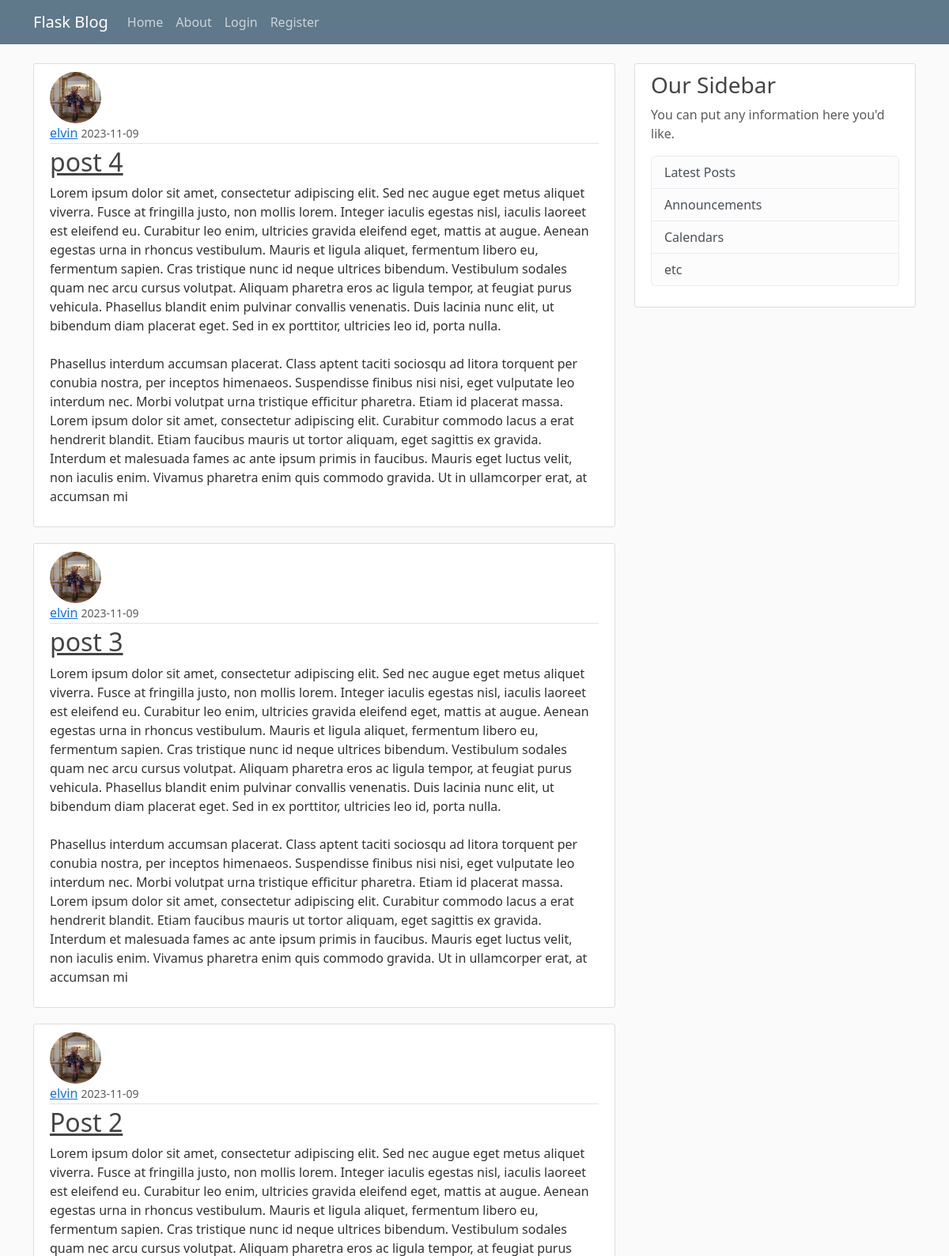
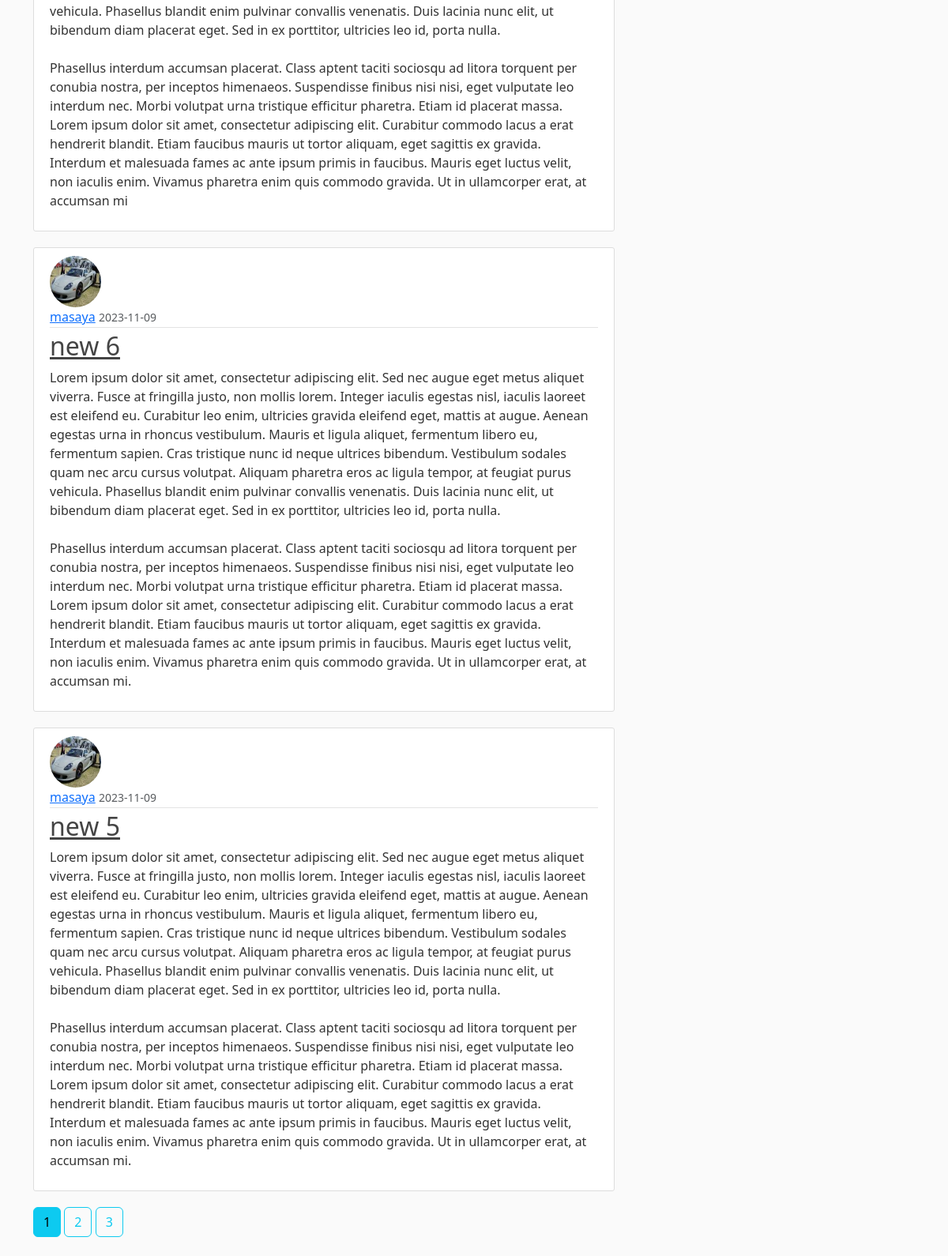
Before: / with the older database file (2 pictures, top to bottom).
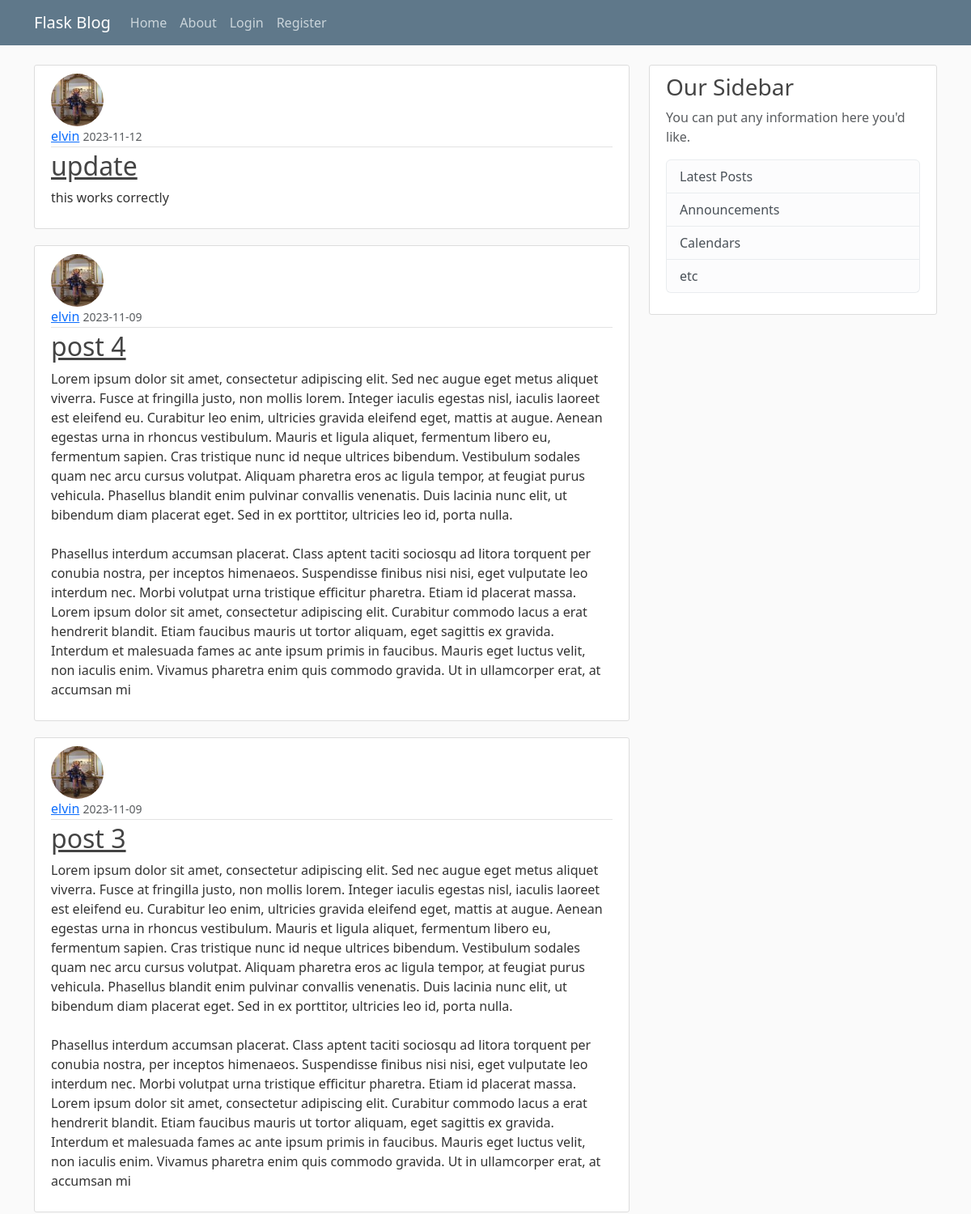
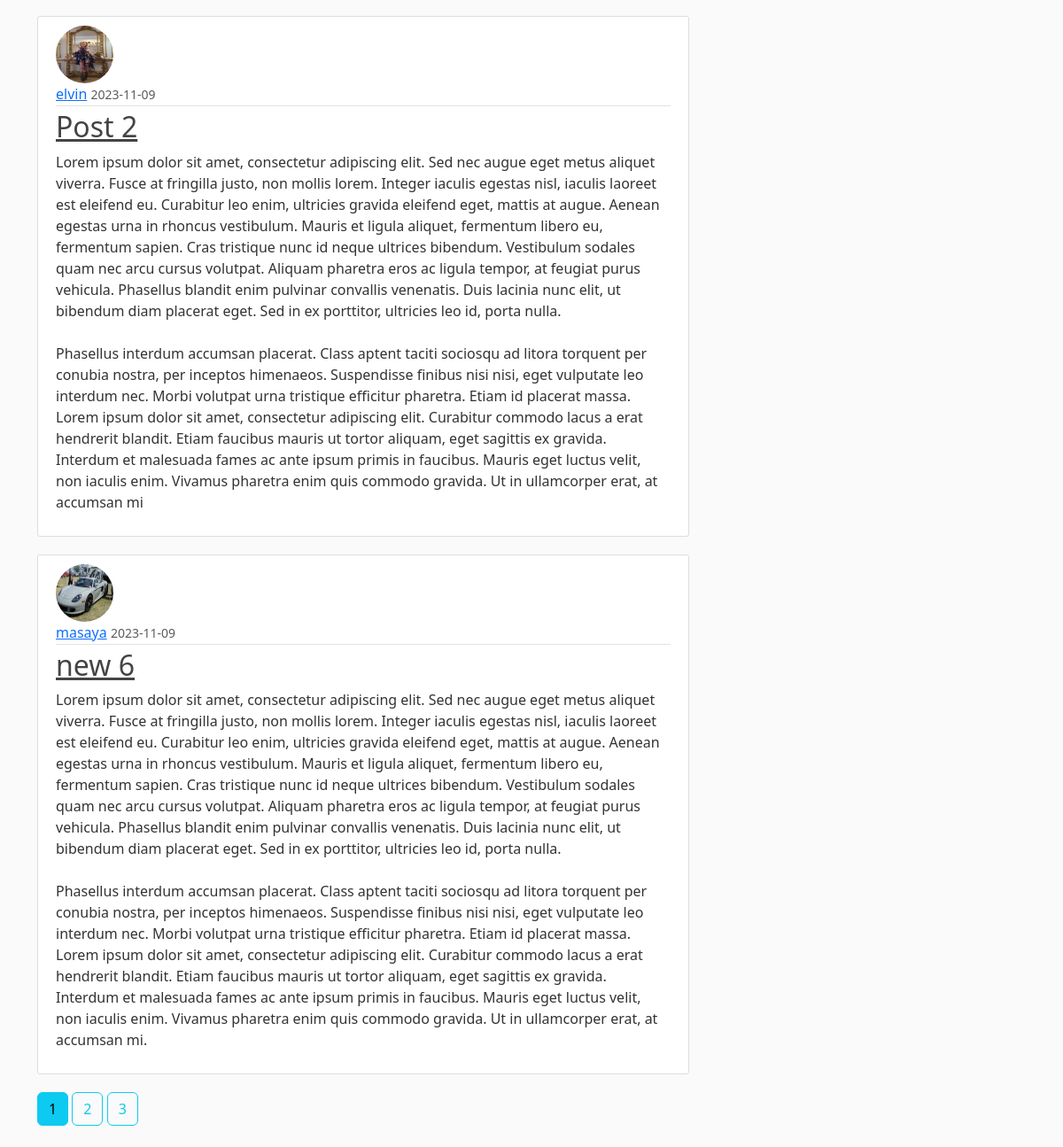
After: the same page with the newer database file (2 pictures, top to bottom).
### f_blog/models.py (models this page shows, shortened)
class Post(db.Model):
    id = db.Column(db.Integer, primary_key=True)
    title = db.Column(db.String(100), nullable = False)
    date_posted = db.Column(db.DateTime, nullable=False, default = datetime.utcnow)
    content = db.Column(db.Text, nullable = False)
    user_id = db.Column(db.Integer, db.ForeignKey('user.id'), nullable=False)

class User(db.Model, UserMixin):
    id = db.Column(db.Integer, primary_key=True)
    username = db.Column(db.String(20), unique=True, nullable =False)
    email = db.Column(db.String(120), unique=True, nullable =False)
    image_file = db.Column(db.String(20), nullable =False, default = 'default.jpg')
    password = db.Column(db.String(60), nullable =False)
    posts = db.relationship('Post', backref='author', lazy=True)

### f_blog/main/routes.py (the view)
@main.route('/')
def home():
        page = request.args.get('page', 1, type=int)
        posts = Post.query.order_by(Post.date_posted.desc()).paginate(page=page, per_page=5)
        return render_template('home.html', posts=posts)

### f_blog/templates/home.html
{% extends "layout.html" %}
{% block content %}
    {% for posts in posts.items %}
    <article class="media content-section">
      <img class="rounded-circle article-img" src="{{url_for('static', filename='profile_pics/' + posts.author.image_file)}}">
        <div class="media-body">
          <div class="article-metadata">
            <a class="mr-2" href="{{url_for('users.user_posts', username=posts.author.username)}}">{{ posts.author.username }}</a>
            <small class="text-muted">{{ posts.date_posted.strftime('%Y-%m-%d') }}</small>
          </div>
          <h2><a class="article-title" href="{{url_for('posts.post', post_id=posts.id)}}">{{ posts.title }}</a></h2>
          <p class="article-content">{{ posts.content }}</p>
        </div>
      </article>
    {% endfor %}
    {%for page_num in posts.iter_pages(left_edge=1, right_edge=1, left_current=1, right_current=2 )%}
      {%if page_num%}
        {%if posts.page == page_num%}
          <a class="btn btn-info mb-4" href="{{url_for('main.home', page=page_num)}}">{{ page_num }}</a>
        {%else%}
          <a class="btn btn-outline-info mb-4" href="{{url_for('main.home', page=page_num)}}">{{ page_num }}</a>
        {%endif%}
      {%else%}
        ...
      {%endif%}
    {%endfor%}
{% endblock content %}

### f_blog/templates/layout.html (shortened to what this page needs)
<!DOCTYPE html>
<html>
<head>
    <link href="https://cdn.jsdelivr.net/npm/bootstrap@5.3.2/dist/css/bootstrap.min.css" rel="stylesheet">
    <link rel="stylesheet" type="text/css" href="{{url_for('static', filename='main.css')}}">
</head>
<body>
    <header class="site-header">
        <nav class="navbar navbar-expand-md navbar-dark bg-steel fixed-top">
          <div class="container">
            <a class="navbar-brand mr-4" href="{{url_for('main.home')}}">Flask Blog</a>
            <div class="collapse navbar-collapse" id="navbarToggle">
              <div class="navbar-nav mr-auto">
                <a class="nav-item nav-link" href="/">Home</a>
                <a class="nav-item nav-link" href="{{url_for('main.about')}}">About</a>
              </div>
              <div class="navbar-nav">
                {% if current_user.is_authenticated %}
                  <a class="nav-item nav-link" href="{{url_for('posts.new_post')}}">New Post</a>
                  <a class="nav-item nav-link" href="{{url_for('users.account')}}">account</a>
                  <a class="nav-item nav-link" href="{{url_for('users.logout')}}">Logout</a>
                {% else %}
                  <a class="nav-item nav-link" href="{{url_for('users.login')}}">Login</a>
                  <a class="nav-item nav-link" href="{{url_for('users.register')}}">Register</a>
                {% endif %}
              </div>
            </div>
          </div>
        </nav>
    </header>
    <main role="main" class="container">
        <div class="row">
          <div class="col-md-8">
            {% block content %}{% endblock %}
          </div>
          <div class="col-md-4">
            <div class="content-section">
              <h3>Our Sidebar</h3>
              <p class='text-muted'>You can put any information here you'd like.
                <ul class="list-group">
                  <li class="list-group-item list-group-item-light">Latest Posts</li>
                  <li class="list-group-item list-group-item-light">Announcements</li>
                  <li class="list-group-item list-group-item-light">Calendars</li>
                  <li class="list-group-item list-group-item-light">etc</li>
                </ul>
              </p>
            </div>
          </div>
        </div>
    </main>
</body>
</html>

### f_blog/static/main.css (style rules this page uses)
body { background: #fafafa; color: #333333; margin-top: 5rem; }
h1, h2, h3, h4, h5, h6 { color: #444444; }
.bg-steel { background-color: #5f788a; }
.site-header .navbar-nav .nav-link { color: #cbd5db; }
.content-section { background: #ffffff; padding: 10px 20px; border: 1px solid #dddddd; border-radius: 3px; margin-bottom: 20px; }
.article-title { color: #444444; }
.article-content { white-space: pre-line; }
.article-img { height: 65px; width: 65px; margin-right: 16px; }
.article-metadata { padding-bottom: 1px; margin-bottom: 4px; border-bottom: 1px solid #e3e3e3 }

Changed rows visible on the page:
no longer on this page (row unchanged): Post: image_file (picture), author.username "masaya", date_posted "2023-11-09", title "new 5", content "Lorem ipsum dolor sit amet, consectetur adipiscing elit. Sed nec augue eget metus aliquet viverra. Fusce at fringilla justo, non mollis lorem. Integer iaculis egestas nisl, iaculis laoreet est eleifend eu. Curabitur leo enim, ultricies gravida eleifend eget, mattis at augue. Aenean egestas urna in rhoncus vestibulum. Mauris et ligula aliquet, fermentum libero eu, fermentum sapien. Cras tristique nunc id neque ultrices bibendum. Vestibulum sodales quam nec arcu cursus volutpat. Aliquam pharetra eros ac ligula tempor, at feugiat purus vehicula. Phasellus blandit enim pulvinar convallis venenatis. Duis lacinia nunc elit, ut bibendum diam placerat eget. Sed in ex porttitor, ultricies leo id,…"
added Post: image_file (picture), author.username "elvin", date_posted "2023-11-12", title "update", content "this works correctly"
